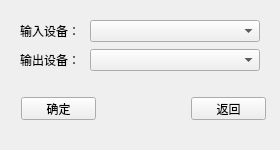
<?xml version="1.0" encoding="UTF-8"?>
<ui version="4.0">
 <class>AudioDeviceDialog</class>
 <widget class="QWidget" name="AudioDeviceDialog">
  <property name="geometry">
   <rect>
    <x>0</x>
    <y>0</y>
    <width>280</width>
    <height>150</height>
   </rect>
  </property>
  <property name="minimumSize">
   <size>
    <width>280</width>
    <height>150</height>
   </size>
  </property>
  <property name="maximumSize">
   <size>
    <width>280</width>
    <height>150</height>
   </size>
  </property>
  <property name="windowTitle">
   <string>Form</string>
  </property>
  <layout class="QVBoxLayout" name="verticalLayout">
   <item>
    <widget class="QWidget" name="widget" native="true">
     <layout class="QVBoxLayout" name="verticalLayout_2">
      <item>
       <layout class="QHBoxLayout" name="horizontalLayout">
        <item>
         <widget class="QLabel" name="label_inputDevice">
          <property name="minimumSize">
           <size>
            <width>64</width>
            <height>0</height>
           </size>
          </property>
          <property name="maximumSize">
           <size>
            <width>64</width>
            <height>16777215</height>
           </size>
          </property>
          <property name="text">
           <string>输入设备：</string>
          </property>
         </widget>
        </item>
        <item>
         <widget class="QComboBox" name="comboBox_inputDevice"/>
        </item>
       </layout>
      </item>
      <item>
       <layout class="QHBoxLayout" name="horizontalLayout_2">
        <item>
         <widget class="QLabel" name="label_outputDevice">
          <property name="minimumSize">
           <size>
            <width>64</width>
            <height>24</height>
           </size>
          </property>
          <property name="maximumSize">
           <size>
            <width>64</width>
            <height>24</height>
           </size>
          </property>
          <property name="text">
           <string>输出设备：</string>
          </property>
         </widget>
        </item>
        <item>
         <widget class="QComboBox" name="comboBox_outputDevice"/>
        </item>
       </layout>
      </item>
     </layout>
    </widget>
   </item>
   <item>
    <widget class="QWidget" name="widget_2" native="true">
     <widget class="QPushButton" name="btn_cancel">
      <property name="geometry">
       <rect>
        <x>180</x>
        <y>10</y>
        <width>75</width>
        <height>23</height>
       </rect>
      </property>
      <property name="text">
       <string>返回</string>
      </property>
     </widget>
     <widget class="QPushButton" name="btn_ok">
      <property name="geometry">
       <rect>
        <x>10</x>
        <y>10</y>
        <width>75</width>
        <height>23</height>
       </rect>
      </property>
      <property name="text">
       <string>确定</string>
      </property>
     </widget>
    </widget>
   </item>
  </layout>
 </widget>
 <resources/>
 <connections/>
</ui>
